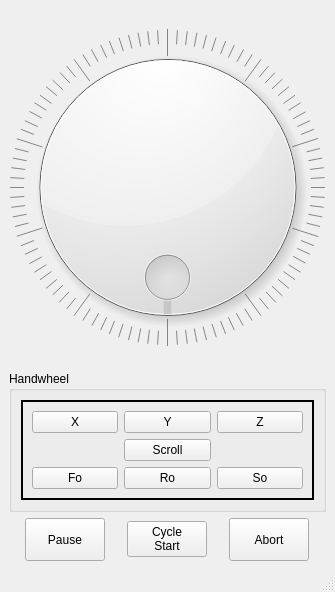
<?xml version="1.0" encoding="UTF-8"?>
<ui version="4.0">
 <class>MainWindow</class>
 <widget class="QMainWindow" name="MainWindow">
  <property name="geometry">
   <rect>
    <x>0</x>
    <y>0</y>
    <width>335</width>
    <height>592</height>
   </rect>
  </property>
  <property name="maximumSize">
   <size>
    <width>335</width>
    <height>16777215</height>
   </size>
  </property>
  <property name="windowTitle">
   <string>MainWindow</string>
  </property>
  <widget class="QWidget" name="centralwidget">
   <layout class="QVBoxLayout" name="verticalLayout_2" stretch="1,0,0">
    <property name="sizeConstraint">
     <enum>QLayout::SetDefaultConstraint</enum>
    </property>
    <item>
     <widget class="Dial" name="MPG">
      <property name="minimumSize">
       <size>
        <width>0</width>
        <height>200</height>
       </size>
      </property>
      <property name="maximum">
       <number>100</number>
      </property>
      <property name="invertedAppearance">
       <bool>false</bool>
      </property>
      <property name="invertedControls">
       <bool>false</bool>
      </property>
      <property name="wrapping">
       <bool>true</bool>
      </property>
      <property name="notchesVisible">
       <bool>true</bool>
      </property>
     </widget>
    </item>
    <item>
     <widget class="QGroupBox" name="groupBox">
      <property name="title">
       <string>Handwheel</string>
      </property>
      <layout class="QHBoxLayout" name="horizontalLayout">
       <item>
        <widget class="QFrame" name="frame">
         <property name="frameShape">
          <enum>QFrame::WinPanel</enum>
         </property>
         <property name="frameShadow">
          <enum>QFrame::Plain</enum>
         </property>
         <layout class="QVBoxLayout" name="verticalLayout">
          <item>
           <layout class="QGridLayout" name="gridLayout">
            <item row="0" column="0">
             <widget class="PushButton" name="selectx">
              <property name="text">
               <string>X</string>
              </property>
              <property name="checkable">
               <bool>true</bool>
              </property>
              <property name="autoExclusive">
               <bool>true</bool>
              </property>
              <property name="indicator_option" stdset="0">
               <bool>true</bool>
              </property>
              <property name="indicator_HAL_pin_option" stdset="0">
               <bool>false</bool>
              </property>
             </widget>
            </item>
            <item row="1" column="1">
             <widget class="PushButton" name="selectscroll">
              <property name="text">
               <string>Scroll</string>
              </property>
              <property name="checkable">
               <bool>true</bool>
              </property>
              <property name="autoExclusive">
               <bool>true</bool>
              </property>
              <property name="indicator_option" stdset="0">
               <bool>true</bool>
              </property>
             </widget>
            </item>
            <item row="0" column="2">
             <widget class="PushButton" name="selectz">
              <property name="text">
               <string>Z</string>
              </property>
              <property name="checkable">
               <bool>true</bool>
              </property>
              <property name="autoExclusive">
               <bool>true</bool>
              </property>
              <property name="indicator_option" stdset="0">
               <bool>true</bool>
              </property>
             </widget>
            </item>
            <item row="2" column="1">
             <widget class="PushButton" name="selectr">
              <property name="text">
               <string>Ro</string>
              </property>
              <property name="checkable">
               <bool>true</bool>
              </property>
              <property name="autoExclusive">
               <bool>true</bool>
              </property>
              <property name="indicator_option" stdset="0">
               <bool>true</bool>
              </property>
              <property name="indicator_HAL_pin_option" stdset="0">
               <bool>false</bool>
              </property>
             </widget>
            </item>
            <item row="0" column="1">
             <widget class="PushButton" name="selecty">
              <property name="text">
               <string>Y</string>
              </property>
              <property name="checkable">
               <bool>true</bool>
              </property>
              <property name="autoExclusive">
               <bool>true</bool>
              </property>
              <property name="indicator_option" stdset="0">
               <bool>true</bool>
              </property>
             </widget>
            </item>
            <item row="2" column="0">
             <widget class="PushButton" name="selectf">
              <property name="text">
               <string>Fo</string>
              </property>
              <property name="checkable">
               <bool>true</bool>
              </property>
              <property name="autoExclusive">
               <bool>true</bool>
              </property>
              <property name="indicator_option" stdset="0">
               <bool>true</bool>
              </property>
              <property name="indicator_HAL_pin_option" stdset="0">
               <bool>false</bool>
              </property>
             </widget>
            </item>
            <item row="2" column="2">
             <widget class="PushButton" name="selects">
              <property name="text">
               <string>So</string>
              </property>
              <property name="checkable">
               <bool>true</bool>
              </property>
              <property name="autoExclusive">
               <bool>true</bool>
              </property>
              <property name="indicator_option" stdset="0">
               <bool>true</bool>
              </property>
             </widget>
            </item>
           </layout>
          </item>
         </layout>
        </widget>
       </item>
      </layout>
     </widget>
    </item>
    <item>
     <layout class="QHBoxLayout" name="horizontalLayout_2">
      <item>
       <widget class="PushButton" name="feedhold">
        <property name="sizePolicy">
         <sizepolicy hsizetype="Fixed" vsizetype="Fixed">
          <horstretch>0</horstretch>
          <verstretch>0</verstretch>
         </sizepolicy>
        </property>
        <property name="minimumSize">
         <size>
          <width>0</width>
          <height>43</height>
         </size>
        </property>
        <property name="text">
         <string>Pause</string>
        </property>
        <property name="checkable">
         <bool>true</bool>
        </property>
       </widget>
      </item>
      <item>
       <widget class="PushButton" name="cyclestart">
        <property name="sizePolicy">
         <sizepolicy hsizetype="Fixed" vsizetype="Fixed">
          <horstretch>0</horstretch>
          <verstretch>0</verstretch>
         </sizepolicy>
        </property>
        <property name="text">
         <string>Cycle
Start</string>
        </property>
       </widget>
      </item>
      <item>
       <widget class="PushButton" name="abort">
        <property name="sizePolicy">
         <sizepolicy hsizetype="Fixed" vsizetype="Fixed">
          <horstretch>0</horstretch>
          <verstretch>0</verstretch>
         </sizepolicy>
        </property>
        <property name="minimumSize">
         <size>
          <width>0</width>
          <height>43</height>
         </size>
        </property>
        <property name="text">
         <string>Abort</string>
        </property>
       </widget>
      </item>
     </layout>
    </item>
   </layout>
  </widget>
  <widget class="QMenuBar" name="menubar">
   <property name="geometry">
    <rect>
     <x>0</x>
     <y>0</y>
     <width>335</width>
     <height>27</height>
    </rect>
   </property>
  </widget>
  <widget class="QStatusBar" name="statusbar"/>
 </widget>
 <customwidgets>
  <customwidget>
   <class>Dial</class>
   <extends>QDial</extends>
   <header>qtvcp.widgets.simple_widgets</header>
  </customwidget>
  <customwidget>
   <class>PushButton</class>
   <extends>QPushButton</extends>
   <header>qtvcp.widgets.simple_widgets</header>
  </customwidget>
 </customwidgets>
 <resources/>
 <connections/>
</ui>
